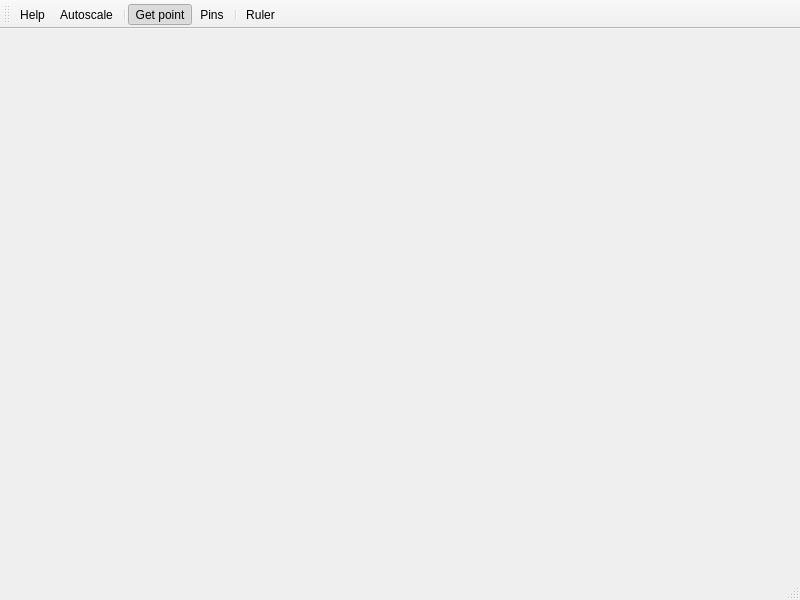
<?xml version="1.0" encoding="UTF-8"?>
<ui version="4.0">
 <class>MainWindowPlot</class>
 <widget class="QMainWindow" name="MainWindowPlot">
  <property name="geometry">
   <rect>
    <x>0</x>
    <y>0</y>
    <width>800</width>
    <height>600</height>
   </rect>
  </property>
  <property name="windowTitle">
   <string>MainWindow</string>
  </property>
  <property name="iconSize">
   <size>
    <width>24</width>
    <height>24</height>
   </size>
  </property>
  <widget class="QWidget" name="centralwidget">
   <layout class="QVBoxLayout" name="verticalLayout">
    <property name="spacing">
     <number>0</number>
    </property>
    <property name="leftMargin">
     <number>0</number>
    </property>
    <property name="topMargin">
     <number>0</number>
    </property>
    <property name="rightMargin">
     <number>0</number>
    </property>
    <property name="bottomMargin">
     <number>0</number>
    </property>
   </layout>
  </widget>
  <widget class="QMenuBar" name="menubar">
   <property name="geometry">
    <rect>
     <x>0</x>
     <y>0</y>
     <width>800</width>
     <height>22</height>
    </rect>
   </property>
  </widget>
  <widget class="QStatusBar" name="statusbar">
   <property name="enabled">
    <bool>true</bool>
   </property>
  </widget>
  <widget class="QToolBarExpanding" name="toolBar">
   <property name="windowTitle">
    <string>toolBar</string>
   </property>
   <property name="iconSize">
    <size>
     <width>20</width>
     <height>20</height>
    </size>
   </property>
   <property name="toolButtonStyle">
    <enum>Qt::ToolButtonTextUnderIcon</enum>
   </property>
   <attribute name="toolBarArea">
    <enum>TopToolBarArea</enum>
   </attribute>
   <attribute name="toolBarBreak">
    <bool>false</bool>
   </attribute>
   <addaction name="actionPan"/>
   <addaction name="actionAuto"/>
   <addaction name="separator"/>
   <addaction name="actionCoords"/>
   <addaction name="actionConnectors"/>
   <addaction name="separator"/>
   <addaction name="actionRuler"/>
  </widget>
  <action name="actionPan">
   <property name="icon">
    <iconset>
     <normalon>:/plot/pan</normalon>
    </iconset>
   </property>
   <property name="text">
    <string>Help</string>
   </property>
   <property name="shortcut">
    <string>P</string>
   </property>
  </action>
  <action name="actionZoom">
   <property name="icon">
    <iconset>
     <normaloff>:/plot/zoom</normaloff>:/plot/zoom</iconset>
   </property>
   <property name="text">
    <string>Zoom</string>
   </property>
   <property name="toolTip">
    <string>Zoom control</string>
   </property>
   <property name="shortcut">
    <string>Z</string>
   </property>
  </action>
  <action name="actionConnectors">
   <property name="checkable">
    <bool>true</bool>
   </property>
   <property name="checked">
    <bool>false</bool>
   </property>
   <property name="icon">
    <iconset>
     <normaloff>:/connectors</normaloff>:/connectors</iconset>
   </property>
   <property name="text">
    <string>Pins</string>
   </property>
   <property name="toolTip">
    <string>Show connector pins for selected qcomponents</string>
   </property>
   <property name="shortcut">
    <string>C</string>
   </property>
  </action>
  <action name="actionCoords">
   <property name="checkable">
    <bool>true</bool>
   </property>
   <property name="checked">
    <bool>true</bool>
   </property>
   <property name="icon">
    <iconset>
     <normaloff>:/plot/point</normaloff>:/plot/point</iconset>
   </property>
   <property name="text">
    <string>Get point</string>
   </property>
   <property name="toolTip">
    <string>Click for position --- Enable this to click on the plot and log the (x,y) position</string>
   </property>
   <property name="shortcut">
    <string>P</string>
   </property>
  </action>
  <action name="actionAuto">
   <property name="icon">
    <iconset>
     <normaloff>:/plot/autozoom</normaloff>:/plot/autozoom</iconset>
   </property>
   <property name="text">
    <string>Autoscale</string>
   </property>
   <property name="toolTip">
    <string>Auto Zoom</string>
   </property>
   <property name="shortcut">
    <string>A</string>
   </property>
  </action>
  <action name="actionReplot">
   <property name="icon">
    <iconset>
     <normaloff>:/plot/refresh_plot</normaloff>:/plot/refresh_plot</iconset>
   </property>
   <property name="text">
    <string>Replot</string>
   </property>
   <property name="shortcut">
    <string>Ctrl+R</string>
   </property>
  </action>
  <action name="actionRuler">
   <property name="icon">
    <iconset>
     <normaloff>:/plot/ruler</normaloff>:/plot/ruler</iconset>
   </property>
   <property name="text">
    <string>Ruler</string>
   </property>
   <property name="toolTip">
    <string>Activate the ruler</string>
   </property>
  </action>
 </widget>
 <customwidgets>
  <customwidget>
   <class>QToolBarExpanding</class>
   <extends>QToolBar</extends>
   <header>.widgets.bases.expanding_toolbar</header>
  </customwidget>
 </customwidgets>
 <resources>
  <include location="_imgs/_imgs.qrc"/>
 </resources>
 <connections>
  <connection>
   <sender>actionAuto</sender>
   <signal>triggered()</signal>
   <receiver>MainWindowPlot</receiver>
   <slot>auto_scale()</slot>
   <hints>
    <hint type="sourcelabel">
     <x>-1</x>
     <y>-1</y>
    </hint>
    <hint type="destinationlabel">
     <x>399</x>
     <y>299</y>
    </hint>
   </hints>
  </connection>
  <connection>
   <sender>actionConnectors</sender>
   <signal>triggered(bool)</signal>
   <receiver>MainWindowPlot</receiver>
   <slot>set_show_pins(bool)</slot>
   <hints>
    <hint type="sourcelabel">
     <x>-1</x>
     <y>-1</y>
    </hint>
    <hint type="destinationlabel">
     <x>399</x>
     <y>299</y>
    </hint>
   </hints>
  </connection>
  <connection>
   <sender>actionCoords</sender>
   <signal>triggered(bool)</signal>
   <receiver>MainWindowPlot</receiver>
   <slot>set_position_track(bool)</slot>
   <hints>
    <hint type="sourcelabel">
     <x>-1</x>
     <y>-1</y>
    </hint>
    <hint type="destinationlabel">
     <x>399</x>
     <y>299</y>
    </hint>
   </hints>
  </connection>
  <connection>
   <sender>actionPan</sender>
   <signal>triggered()</signal>
   <receiver>MainWindowPlot</receiver>
   <slot>pan()</slot>
   <hints>
    <hint type="sourcelabel">
     <x>-1</x>
     <y>-1</y>
    </hint>
    <hint type="destinationlabel">
     <x>399</x>
     <y>299</y>
    </hint>
   </hints>
  </connection>
  <connection>
   <sender>actionZoom</sender>
   <signal>triggered()</signal>
   <receiver>MainWindowPlot</receiver>
   <slot>zoom()</slot>
   <hints>
    <hint type="sourcelabel">
     <x>-1</x>
     <y>-1</y>
    </hint>
    <hint type="destinationlabel">
     <x>399</x>
     <y>299</y>
    </hint>
   </hints>
  </connection>
  <connection>
   <sender>actionReplot</sender>
   <signal>triggered()</signal>
   <receiver>MainWindowPlot</receiver>
   <slot>replot()</slot>
   <hints>
    <hint type="sourcelabel">
     <x>-1</x>
     <y>-1</y>
    </hint>
    <hint type="destinationlabel">
     <x>399</x>
     <y>299</y>
    </hint>
   </hints>
  </connection>
 </connections>
 <slots>
  <slot>auto_scale()</slot>
  <slot>replot()</slot>
  <slot>pan()</slot>
  <slot>zoom()</slot>
  <slot>set_position_track(bool)</slot>
  <slot>set_show_pins(bool)</slot>
 </slots>
</ui>
